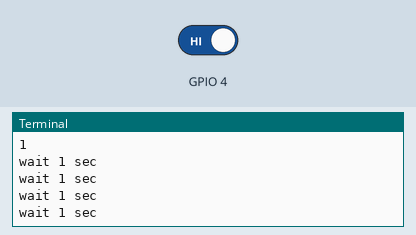
The program below on a simulated Raspberry Pi (BCM pin numbers). Shown: the last lines printed to the terminal. The test bench sets the inputs (shaded band); at power-on: GPIO 4 HIGH.

Above: at 5.0 s.
5.1 s: GPIO 4 driven LOW
At 6.8 s:
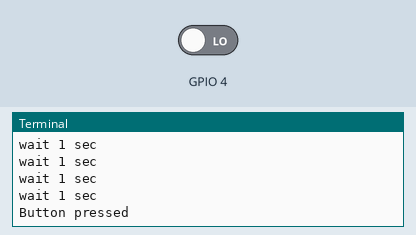
7.5 s: GPIO 4 driven HIGH
At 8.4 s:
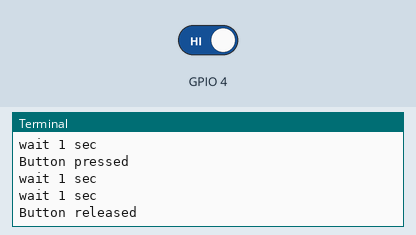

Measured:
- after the input at 5.1 s, the terminal: prints a new line after 0.90 s (image 1)
- after the input at 7.5 s, the terminal: prints a new line after 0.50 s (image 2)

The program:

gpiotest2.py
```python
import RPi.GPIO as GPIO
import time

GPIO.setmode(GPIO.BCM)
GPIO.setwarnings(False)
"""
GPIO.setup(5, GPIO.OUT)
GPIO.setup(6, GPIO.OUT)
GPIO.output(5, GPIO.HIGH)
time.sleep(1)
GPIO.output(5, GPIO.LOW)
time.sleep(1)
GPIO.output(6, GPIO.HIGH)
time.sleep(1)
GPIO.output(6, GPIO.LOW)
time.sleep(1)
GPIO.output((5,6), GPIO.HIGH)
time.sleep(1)
GPIO.output((5,6), GPIO.LOW)

"""
GPIO.setup(4, GPIO.IN)
print(GPIO.input(4))

# add rising edge detection on a channel
GPIO.add_event_detect(4, GPIO.BOTH)

event = 1
buttoneventcount = 4
while event:
    time.sleep(1)
    print('wait 1 sec')
    if GPIO.event_detected(4):
        if GPIO.input(4) == 0:
            print('Button pressed')
        elif GPIO.input(4) == 1:
            print('Button released')

        buttoneventcount -= 1

    if buttoneventcount == 0:
        break

GPIO.cleanup()
```
